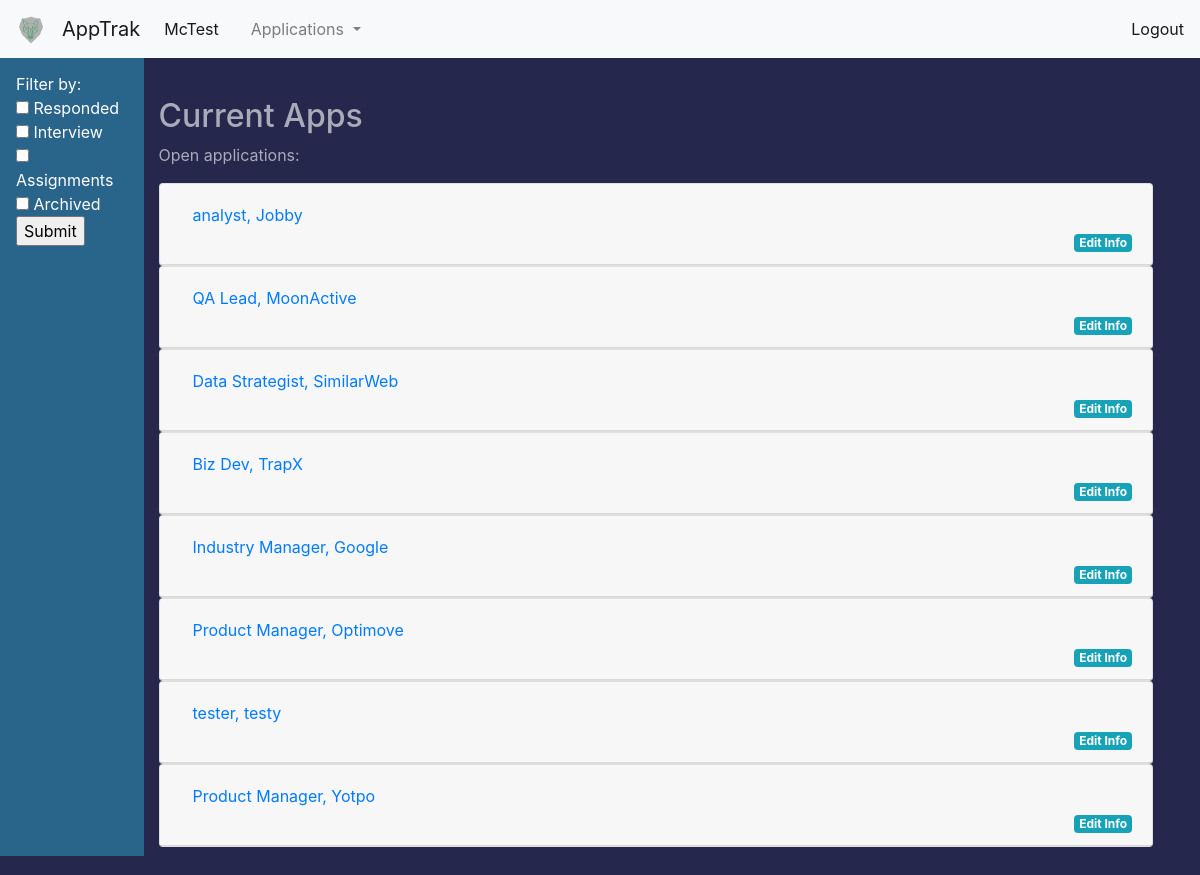
Page /current-apps (signed in) on the committed database.
### apptrak/blueprints/auth/models.py (models this page shows, shortened)
class User(UserMixin, db.Model):
    id = db.Column(db.Integer, primary_key=True)
    name = db.Column(db.String(100))
    username = db.Column(db.String, unique=True)
    email = db.Column(db.String, unique=True)
    password = db.Column(db.String(40))
    job_applications = db.relationship('JobApplication', backref='user')

### apptrak/blueprints/jobapps/models.py (models this page shows, shortened)
class JobApplication(db.Model):
    id = db.Column(db.Integer, primary_key=True)
    date_added = db.Column(db.Date)
    company = db.Column(db.String(30))
    position = db.Column(db.String(50))
    location = db.Column(db.String(50))
    url = db.Column(db.String, unique=True)
    contact = db.Column(db.String)
    interview = db.Column(db.Boolean)
    called_back = db.Column(db.Boolean, default=False)
    interview_date = db.Column(db.String)
    assignment = db.Column(db.Boolean, default=False)
    assignment_date = db.Column(db.String)
    archived = db.Column(db.Boolean, default=False)
    top_job = db.Column(db.Boolean, default=False)                            # TODO irrelevent column, delete when upgrading db
    user_id = db.Column(db.Integer, db.ForeignKey('user.id'))
    def __json__(self):                                      # should make table into JSON object with the class below
        return {'id': self.id, 'date_added': self.date_added, 'company': self.company, 'position': self.position,
                'location': self.location, 'url': self.url, 'contact': self.contact, 'interview': self.interview,
                'called_back': self.called_back, 'interview_date': self.interview_date, 'assignment': self.assignment,
                'assignment_date': self.assignment_date, 'archived': self.archived, 'user_id': self.user_id}

### apptrak/blueprints/jobapps/views.py (the view, shortened to what this page needs)
@jobapps.route('/current-apps', methods=['GET', 'POST'])
@login_required
def display_apps():
    applications = current_user.job_applications
    active_applications = remove_archived(applications)
    applications_as_json = []
    for item in applications:
        single_app = item.__json__()
        applications_as_json.append(single_app)
    return flask.render_template('displayapps.html', applications=active_applications)

### apptrak/blueprints/auth/models.py (called while the page is built)
@login_mgr.user_loader
def load_user(user_id):
    return User.query.get(user_id)

### apptrak/sort_data.py (called while the page is built)
def remove_archived(all_app):
    active_apps = []
    for item in all_app:
        if not item.archived:
            print(f'active item: {item}')
            item_as_json = item.__json__()
            active_apps.append(item_as_json)
    return active_apps

### apptrak/blueprints/jobapps/templates/displayapps.html (shortened to what this page needs)
{% extends 'base.html' %}
{% block body %}
<div class="wrapper">
    <nav class="sidebar-header" id="sort-bar">
            <ul class="nav flex-column flex-sm-column" id="sidebar">
                <form method="post">
                    <li>
                        Filter by:
                    </li>
                    <li class="nav-item">
                        <input class="sort_by" id="called_back"  name="filter_field" type="checkbox" value="called_back"> Responded</input>
                      </li>
                      <li class="nav-item">
                          <input class="sort_by" id="interview" name="filter_field" type="checkbox" value="interview"> Interview</input>
                      </li>
                      <li>
                          <input class="sort_by" id="assignment" name="filter_field" type="checkbox" value="assignment"> Assignments</input>
                      </li>
                      <li>
                          <input class="sort_by" id="archived" name="filter_field" type="checkbox" value="archived"> Archived</input>
                      </li>
                      <li>
                          <input type="submit" id="submit_button">
                      </li>
                </form>
            </ul>
        </nav>
    </div>
    <div id="content">
        <h2>Current Apps</h2>
        {% if applications %}
            <p>Open applications:</p>
            <div class="accordion" id="accordionExample">
            {% for item in applications %}
                    <div id="sorted_app_{{ loop.index0 }}">
                        <div class="filtered_data">
                            {% with item = item %}
                            {% include 'application_card.html' %}
                            {% endwith %}
                        </div>
                    </div>
            {% endfor %}
            </div>
         {% else %}
            <p> You have no applications in this category</p>
        {% endif %}
    </div>
</div>
{% endblock %}

### apptrak/templates/base.html (shortened to what this page needs)
<!DOCTYPE html>
<html>
<head>
  <link rel="stylesheet" href="https://stackpath.bootstrapcdn.com/bootstrap/4.5.1/css/bootstrap.min.css">
</head>
<body>
    <nav class="navbar navbar-expand-lg navbar-light bg-light fixed-top">
         <a class="navbar-brand" href="">
             <img src="{{ url_for('static', filename='/images/logo.png') }}" width="30" height="30" alt="" loading="lazy">
         </a>
      <a class="navbar-brand" href="#">AppTrak</a>
      <div class="collapse navbar-collapse" id="navbarNav">
        <ul class="navbar-nav">
          <li class="nav-item active">
            <a class="nav-link" href="{{ url_for('auth.user_info') }}">{% if current_user.is_authenticated %}{{ current_user.username }}{% endif %} <span class="sr-only">(current)</span></a>
          </li>
          <li class="nav-item">
            <a class="nav-link" href="{{ url_for('auth.user_info') }}"></a>
          </li>
          {% if not current_user.is_anonymous %}
          <li class="nav-item dropdown">
              <a class="nav-link dropdown-toggle" href="#" id="navbarDropdown" role="button" data-toggle="dropdown" aria-haspopup="true" aria-expanded="false">
                Applications
              </a>
          </li>
          {% endif %}
        </ul>
      </div>
        <span class="navbar-text">
            {% if current_user.is_anonymous %}
            <a href="{{ url_for('auth.login') }}">Login</a>
            {% else %}
            <a href="{{ url_for('auth.logout') }}">Logout</a>
            {% endif %}
         </span>
    </nav>
<div class="container-fluid dynamic-body">
      {% block body %}
      {% endblock %}
</body>
</html>

### apptrak/blueprints/jobapps/templates/application_card.html (shortened to what this page needs)
    <div class="card">
        <div class="card-header" id="heading{{ loop.index }}">
            <h2 class="mb-0">
            <button class="btn btn-link btn-block text-left" type="button" data-toggle="collapse" data-target="#collapse{{ loop.index }}" aria-expanded="true" aria-controls="{{ loop.index }}">
            {{ item.position }}, {{ item.company }} {% if item.archived %} ARCHIVED! {% endif %}
            </button>
            </h2>
            <a href="{{ url_for('jobapps.total_app_edit', app_id=item.id )}}" class="badge badge-info" id="edit_link">Edit Info</a>
        </div>
    </div>

### apptrak/templates/base.html (style rules this page uses)
body { padding-top: 65px; background-color: #25274D; }
h1, h2, h3, h4, p, label { color: #AAABB8; }

### apptrak/blueprints/jobapps/templates/displayapps.html (style rules this page uses)
#sidebar { z-index: -1; width: 12%; padding: 1em; position: fixed; top: 3.5em; left: 0; height: 100vh; background: #29648A; color: #fff; transition: all 0.3s; }
#content { margin: 2em; float: right; width: 85%; }
#edit_link { text-align: right; float: right; }

### rows in the picture
User: username "McTest"
JobApplication: position "analyst", company "Jobby"
JobApplication: position "QA Lead", company "MoonActive"
JobApplication: position "Data Strategist", company "SimilarWeb"
JobApplication: position "Biz Dev", company "TrapX"
JobApplication: position "Industry Manager", company "Google"
JobApplication: position "Product Manager", company "Optimove"
JobApplication: position "tester", company "testy"
JobApplication: position "Product Manager", company "Yotpo"
